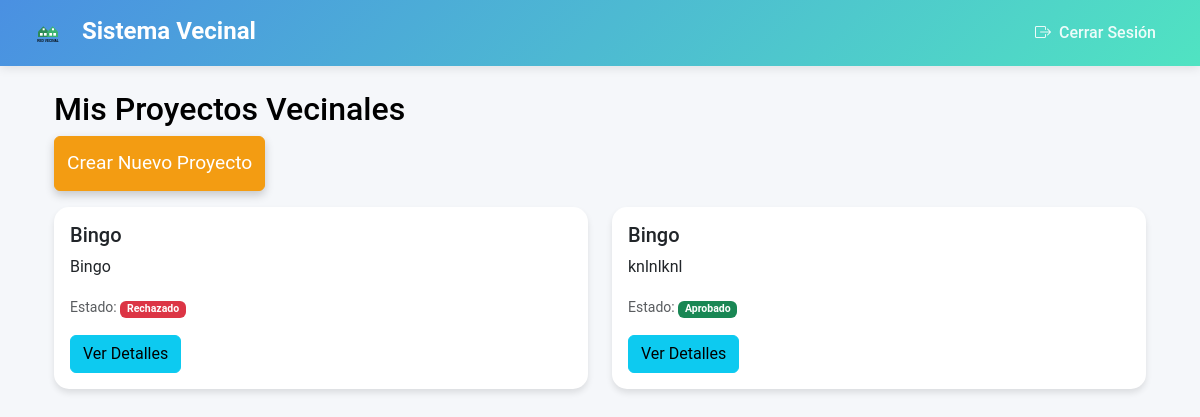
The page /proyectos/mis-proyectos/ (signed in) on the database as committed earlier.
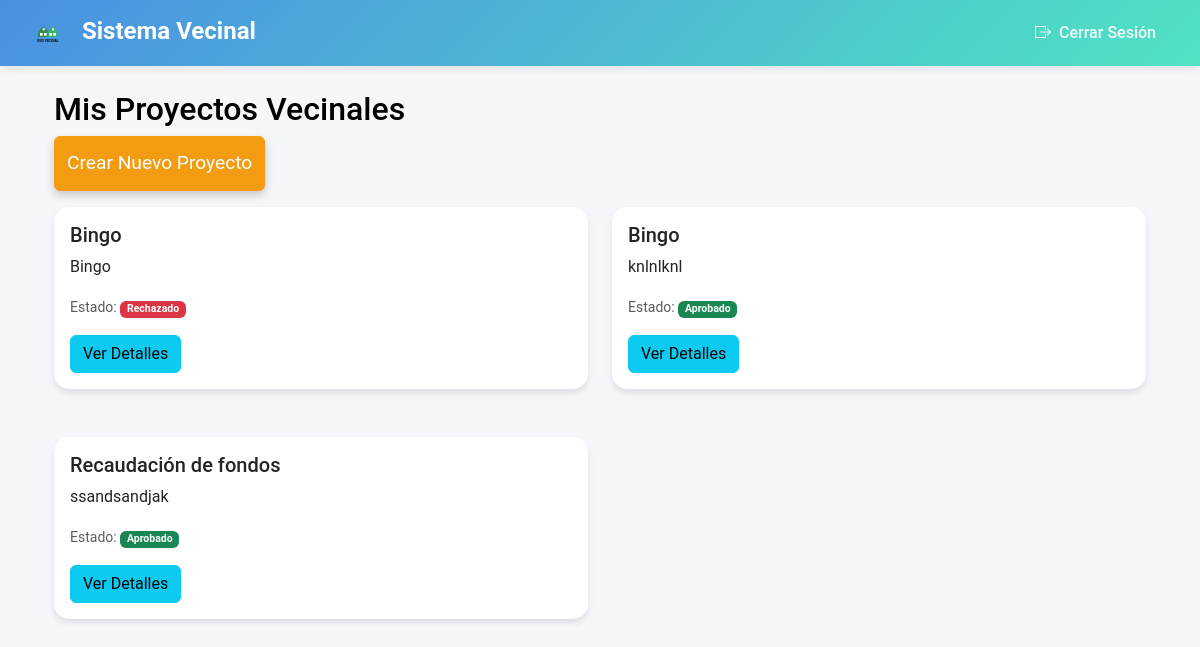
The same page on the database as committed later.
### junta_vecinos/models.py (models this page shows, shortened)
class ProyectoVecinal(models.Model):
    ESTADO_CHOICES = [
        ('pendiente', 'Pendiente'),
        ('aprobado', 'Aprobado'),
        ('rechazado', 'Rechazado'),
    ]
    vecino = models.ForeignKey(Vecino, on_delete=models.CASCADE)
    propuesta = models.CharField(max_length=255)  # Cambiado de titulo a propuesta
    descripcion = models.TextField()
    fecha_postulacion = models.DateField(auto_now_add=True)
    estado = models.CharField(max_length=10, choices=ESTADO_CHOICES, default='pendiente')
    evidencia = models.ImageField(upload_to='evidencias/', blank=True, null=True)  # Campo evidencia
    razon_rechazo = models.TextField(null=True, blank=True)

### junta_vecinos/views.py (the view)
# urls.py: path('proyectos/mis-proyectos/', views.mis_proyectos, name='mis_proyectos'),
@login_required
def mis_proyectos(request):
    try:
        vecino = request.user.vecino
        proyectos = ProyectoVecinal.objects.filter(vecino=vecino)
        return render(request, 'junta_vecinos/mis_proyectos.html', {'proyectos': proyectos})
    except Vecino.DoesNotExist:
        messages.error(request, "Debes estar registrado como vecino para ver proyectos.")
        return redirect('index')

### junta_vecinos/templates/junta_vecinos/mis_proyectos.html
{% extends 'junta_vecinos/base.html' %}
{% block content %}
<div class="container mt-4">
    <h2>Mis Proyectos Vecinales</h2>
    <a href="{% url 'crear_proyecto' %}" class="btn btn-primary mb-3">Crear Nuevo Proyecto</a>
    <div class="row">
        {% for proyecto in proyectos %}
        <div class="col-md-6 mb-4">
            <div class="card">
                <div class="card-body">
                    <h5 class="card-title">{{ proyecto.propuesta }}</h5>
                    <p class="card-text">{{ proyecto.descripcion|truncatewords:30 }}</p>
                    <p class="card-text">
                        <small class="text-muted">Estado:
                            <span class="badge {% if proyecto.estado == 'aprobado' %}bg-success
                                             {% elif proyecto.estado == 'rechazado' %}bg-danger
                                             {% else %}bg-warning{% endif %}">
                                {{ proyecto.get_estado_display }}
                            </span>
                        </small>
                    </p>
                    <a href="{% url 'detalle_proyecto' proyecto.id %}" class="btn btn-info">Ver Detalles</a>
                </div>
            </div>
        </div>
        {% empty %}
        <div class="col-12">
            <p>No has creado ningún proyecto todavía.</p>
        </div>
        {% endfor %}
    </div>
</div>
{% endblock %}

Rows that differ between the two databases and show on the page:
added ProyectoVecinal: propuesta "Recaudación de fondos", descripcion "ssandsandjak", estado "Aprobado"
